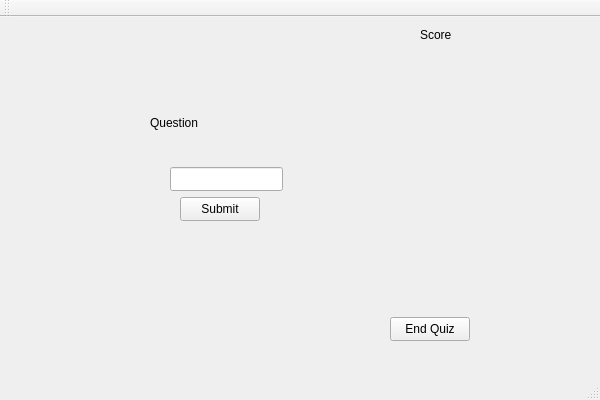
<?xml version="1.0" encoding="UTF-8"?>
<ui version="4.0">
 <class>MainUIClass</class>
 <widget class="QMainWindow" name="MainUIClass">
  <property name="geometry">
   <rect>
    <x>0</x>
    <y>0</y>
    <width>600</width>
    <height>400</height>
   </rect>
  </property>
  <property name="windowTitle">
   <string>MainUI</string>
  </property>
  <widget class="QWidget" name="centralWidget">
   <widget class="QLabel" name="questionLabel">
    <property name="geometry">
     <rect>
      <x>150</x>
      <y>70</y>
      <width>151</width>
      <height>71</height>
     </rect>
    </property>
    <property name="text">
     <string>Question</string>
    </property>
   </widget>
   <widget class="QLineEdit" name="answerLine">
    <property name="geometry">
     <rect>
      <x>170</x>
      <y>150</y>
      <width>113</width>
      <height>24</height>
     </rect>
    </property>
   </widget>
   <widget class="QPushButton" name="submitButton">
    <property name="geometry">
     <rect>
      <x>180</x>
      <y>180</y>
      <width>80</width>
      <height>24</height>
     </rect>
    </property>
    <property name="text">
     <string>Submit</string>
    </property>
   </widget>
   <widget class="QLabel" name="scoreLabel">
    <property name="geometry">
     <rect>
      <x>420</x>
      <y>10</y>
      <width>49</width>
      <height>16</height>
     </rect>
    </property>
    <property name="text">
     <string>Score</string>
    </property>
   </widget>
   <widget class="QPushButton" name="exitButton">
    <property name="geometry">
     <rect>
      <x>390</x>
      <y>300</y>
      <width>80</width>
      <height>24</height>
     </rect>
    </property>
    <property name="text">
     <string>End Quiz</string>
    </property>
   </widget>
  </widget>
  <widget class="QMenuBar" name="menuBar">
   <property name="geometry">
    <rect>
     <x>0</x>
     <y>0</y>
     <width>600</width>
     <height>21</height>
    </rect>
   </property>
  </widget>
  <widget class="QToolBar" name="mainToolBar">
   <attribute name="toolBarArea">
    <enum>TopToolBarArea</enum>
   </attribute>
   <attribute name="toolBarBreak">
    <bool>false</bool>
   </attribute>
  </widget>
  <widget class="QStatusBar" name="statusBar"/>
 </widget>
 <layoutdefault spacing="6" margin="11"/>
 <resources/>
 <connections>
  <connection>
   <sender>exitButton</sender>
   <signal>clicked()</signal>
   <receiver>MainUIClass</receiver>
   <slot>close()</slot>
   <hints>
    <hint type="sourcelabel">
     <x>432</x>
     <y>347</y>
    </hint>
    <hint type="destinationlabel">
     <x>368</x>
     <y>351</y>
    </hint>
   </hints>
  </connection>
 </connections>
</ui>
